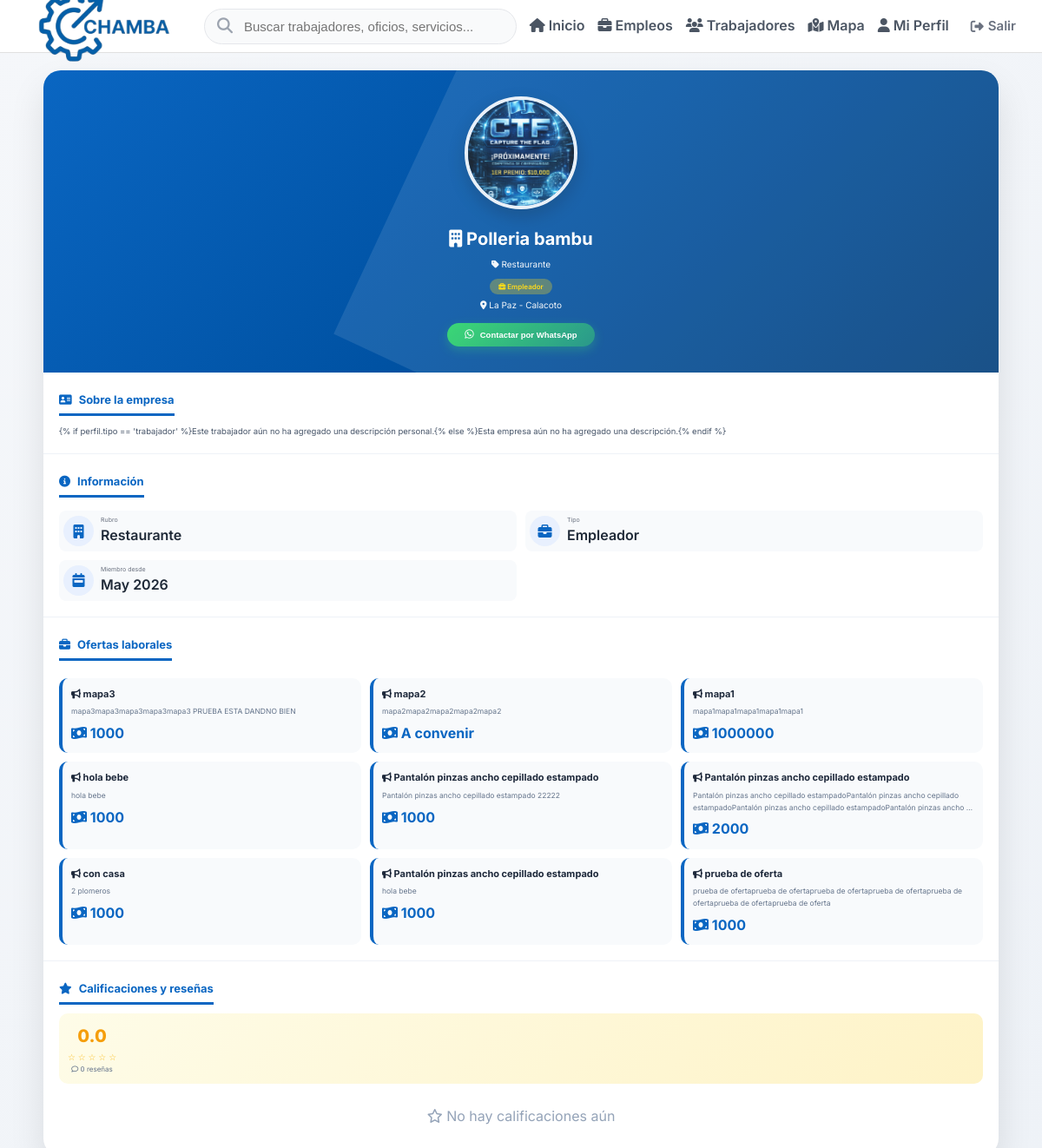
Before: /perfil-trabajador/3/ (signed in) with the older database file.
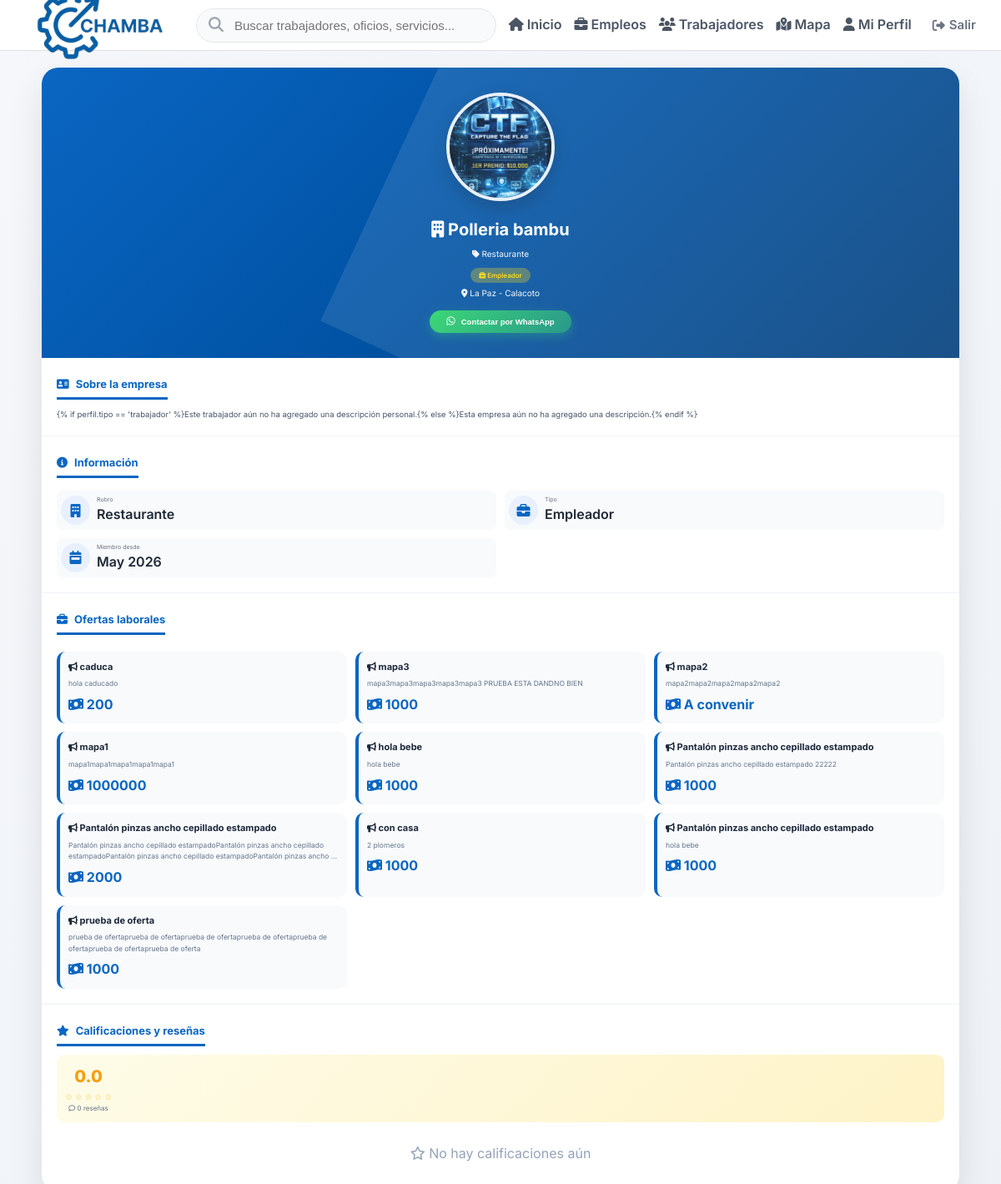
After: the same page with the newer database file.
### oficios/models.py (models this page shows, shortened)
class Oferta(models.Model):
    empleador = models.ForeignKey(
        User,
        on_delete=models.CASCADE,
        related_name="ofertas",
        limit_choices_to={"perfil__tipo": "empleador"},
    )
    titulo = models.CharField(max_length=200)
    oficio = models.CharField(max_length=100)
    descripcion = models.TextField()
    ubicacion = models.CharField(max_length=150)
    remuneracion = models.CharField(max_length=100, blank=True)
    fecha_limite = models.DateField(blank=True, null=True)
    activa = models.BooleanField(default=True)
    fecha_publicacion = models.DateTimeField(auto_now_add=True)
    latitud = models.DecimalField(max_digits=10, decimal_places=7, null=True, blank=True)
    longitud = models.DecimalField(max_digits=10, decimal_places=7, null=True, blank=True)
    class Meta:
        ordering = ["-fecha_publicacion"]

### oficios/views.py (the view)
@login_required
def perfil_trabajador_publico(request, trabajador_id):
    perfil = get_object_or_404(Perfil, usuario__id=trabajador_id)
    portafolio = []
    servicios = []
    ofertas = []
    if perfil.tipo == "trabajador":
        portafolio = PortafolioFoto.objects.filter(trabajador=perfil.usuario).order_by(
            "orden"
        )
        servicios = Servicio.objects.filter(
            trabajador=perfil.usuario, disponible=True
        ).order_by("-fecha_publicacion")
    else:
        ofertas = Oferta.objects.filter(empleador=perfil.usuario, activa=True).order_by(
            "-fecha_publicacion"
        )
    context = {
        "trabajador": perfil.usuario,
        "perfil": perfil,
        "portafolio_fotos": portafolio,
        "servicios": servicios,
        "ofertas": ofertas,
    }
    return render(request, "perfil_trabajador_publico.html", context)

### oficios/templates/perfil_trabajador_publico.html (shortened to what the changed rows need)
{% load static %}
<!DOCTYPE html>
<html lang="es">
<head>
    <link rel="stylesheet" href="https://cdnjs.cloudflare.com/ajax/libs/font-awesome/6.5.0/css/all.min.css">
    <link rel="stylesheet" href="{% static 'css/principal.css' %}">
</head>
<body class="chamba-dashboard">
    <div class="perfil-publico">
        <div class="perfil-header">
            {% if perfil.tipo == 'trabajador' %}
                <h1><i class="fa-solid fa-user-check"></i> {{ trabajador.get_full_name|default:trabajador.username }}
                    {% if perfil.disponible %}
                    <span class="disponible-badge"><i class="fas fa-circle"></i> Disponible</span>
                    {% else %}
                    <span class="disponible-badge no-disponible-badge"><i class="fas fa-circle"></i> No disponible</span>
                    {% endif %}
                </h1>
                <p><i class="fa-solid fa-briefcase"></i> {{ perfil.oficios|default:"Trabajador independiente" }}</p>
                <span class="badge-rol badge-trabajador"><i class="fas fa-hard-hat"></i> Trabajador de oficio</span>
            {% else %}
                <h1><i class="fa-solid fa-building"></i> {{ perfil.nombre_empresa|default:"Empresa" }}</h1>
            {% endif %}
        </div>
        {% if perfil.tipo == 'empleador' and ofertas %}
        <div class="seccion">
            <div class="servicios-grid">
                {% for oferta in ofertas %}
                <div class="servicio-card" onclick="verOferta({{ oferta.id }})" style="cursor: pointer;">
                    <div class="servicio-titulo">
                        <i class="fa-solid fa-bullhorn"></i> {{ oferta.titulo }}
                    </div>
                    <p style="color: #64748b; font-size: 0.85rem; margin: 0.5rem 0;">{{ oferta.descripcion|truncatewords:15 }}</p>
                    <div class="servicio-precio">
                        <i class="fa-solid fa-money-bill-wave"></i> {{ oferta.remuneracion|default:"A convenir" }}
                    </div>
                </div>
                {% endfor %}
            </div>
        </div>
        {% endif %}
        <div class="seccion">
            <div class="calificaciones-header">
                <div style="text-align: center;">
                    <div class="promedio-numero">{{ perfil.promedio_calificacion|default:"0"|floatformat:1 }}</div>
                    <div class="promedio-estrellas">
                        {% for i in "12345"|make_list %}
                            {% if forloop.counter <= perfil.promedio_calificacion|default:0|floatformat:0 %}⭐{% else %}☆{% endif %}
                        {% endfor %}
                    </div>
                    <div style="font-size: 0.8rem; color: #64748b;">
                        <i class="fa-regular fa-comment"></i> {{ perfil.total_calificaciones|default:"0" }} reseñas
                    </div>
                </div>
            </div>
        </div>
    </div>
</body>
</html>

Changed rows visible on the page:
added Oferta: titulo "caduca", descripcion "hola caducado", remuneracion "200"
